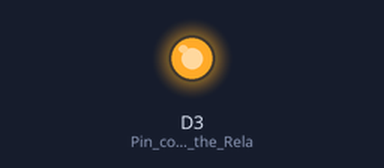
This program was run on a simulated ESP8266 (NodeMCU). On the bench: output pins drawn as LEDs (lit = HIGH). WiFi joins after 1.5 s; servers stay silent unless stated; what the program prints to the serial monitor is not drawn.

Above: at 16.5 s.
At 46.5 s:
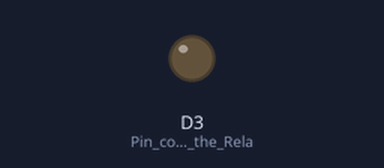
Timing chart, 0 to 79.5 s (numbered marks = the images above):
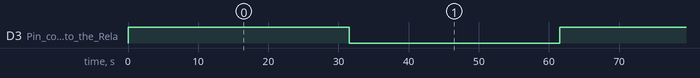

The program:

main.cpp
```cpp
#include <Arduino.h>
#include <Arduino.h>
#include <ESP8266WiFi.h>

const char *ssid = "netvirtua_203";
const char *password = "1073847000";

//int relayPin = 4; // GPIO2 GPIO number
WiFiServer server(80);

void setup()
{
  Serial.begin(9600);
  delay(10);

  //pinMode(relayPin, OUTPUT);
  //digitalWrite(relayPin, LOW);

  digitalWrite(D3, HIGH); //GPIO13
  pinMode(D3, OUTPUT);    // Pin connected to the Relay

  // Connect to WiFi network
  Serial.println();
  Serial.println();
  Serial.print("Connecting  ");
  Serial.println(ssid);

  WiFi.begin(ssid, password);

  while (WiFi.status() != WL_CONNECTED)
  {
    delay(500);
    Serial.print(".");
  }
  Serial.println("");
  Serial.println("WiFi connected");

  // Start the server
  server.begin();
  Serial.println("Server started");

  // Print the IP address
  Serial.print("Use this URL to connect: ");
  Serial.print("http://");
  Serial.print(WiFi.localIP());
  Serial.println("/");
}

void loop()
{
  digitalWrite(D3, HIGH);
  Serial.println("Espera 1 minuto");

  delay(30000);
  Serial.println("Acionado");
  digitalWrite(D3, LOW);

  delay(30000);

  /*
  // Check if a client has connected
  WiFiClient client = server.available();
  if (!client)
  {
    return;
  }


  // Wait until the client sends some data
  Serial.println("new client");
  while (!client.available())
  {
    delay(1);
  }


  // Read the first line of the request
  String request = client.readStringUntil('\r');
  Serial.println(request);
  client.flush();


  // Match the request


  int value = LOW;
  if (request.indexOf("/RELAY=ON") != -1)
  {
    digitalWrite(relayPin, LOW);
    value = HIGH;
  }
  if (request.indexOf("/RELAY=OFF") != -1)
  {
    digitalWrite(relayPin, HIGH);
    value = LOW;
  }


  // Return the response
  client.println("HTTP/1.1 200 OK");
  client.println("Content-Type: text/html");
  client.println(""); //  do not forget this one
  client.println("<!DOCTYPE HTML>");
  client.println("<html>");


  client.print("relay pin is now: ");


  if (value == HIGH)
  {
    client.print("Off");
  }
  else
  {
    client.print("On");
  }
  client.println("<br><br>");
  client.println("<a href=\"/RELAY=ON\"\"><button>Turn On </button></a>");
  client.println("<a href=\"/RELAY=OFF\"\"><button>Turn Off </button></a><br />");
  client.println("</html>");


  delay(1);
  Serial.println("Client disonnected");
  Serial.println("");
  */
}
```

Measured:
- by itself, D3 (Pin_connected_to_the_Rela): alternates HIGH for 30.0 s and LOW for 30.0 s
